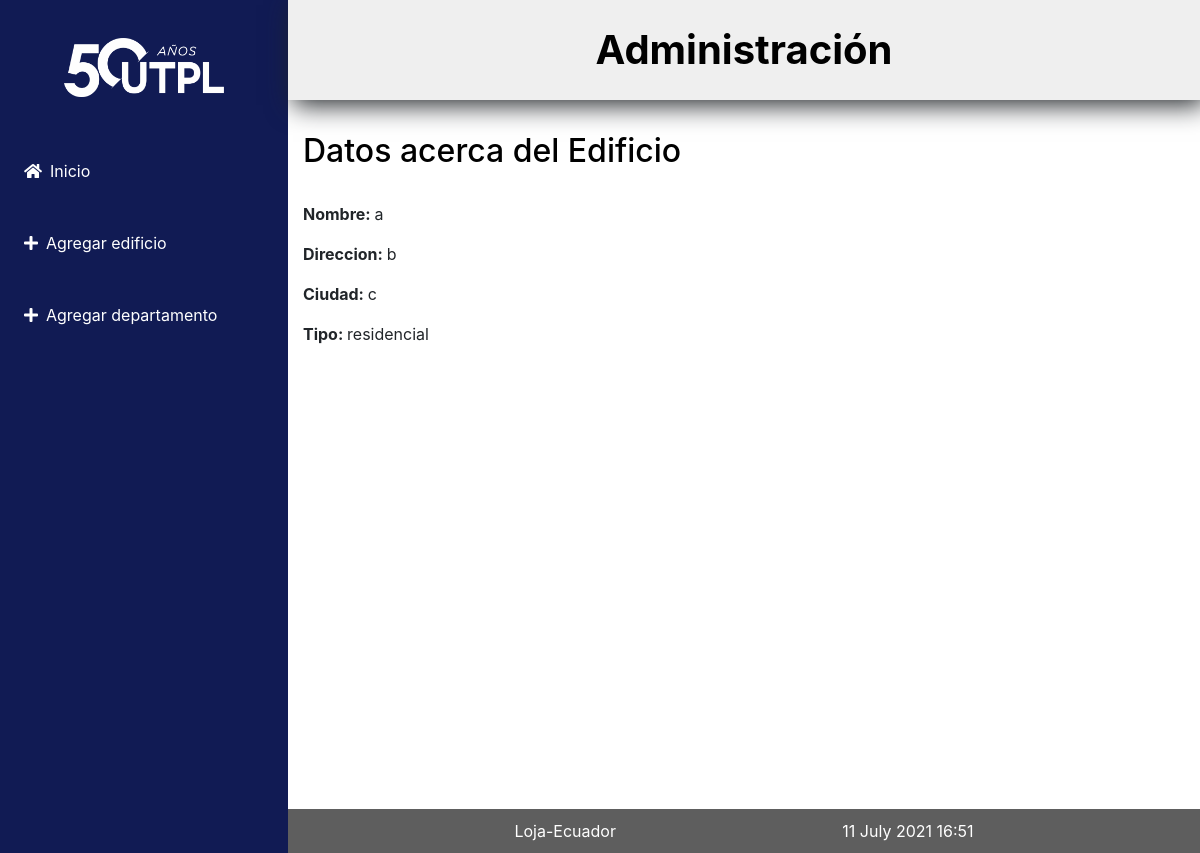
The app's page /edificio/2 with its own data.
### administrativo/models.py (models this page shows, shortened)
class Edificio(models.Model):
    opciones_edifico = (
        ('residencial', 'Residencial'),
        ('rural', 'Rural')
    )
    nombre = models.CharField(max_length=30)
    direccion = models.CharField(max_length=30)
    ciudad = models.CharField(max_length=30)
    tipo = models.CharField("Tipo Edificio",max_length=30, \
            choices=opciones_edifico)

### administrativo/views.py (the view)
# urls.py: path('edificio/<int:id>', views.obtener_edificio,
def obtener_edificio(request, id):
    edificio = Edificio.objects.get(pk=id)
    informacion_template = {'edificio': edificio}
    return render(request, 'obtener_edificio.html', informacion_template)

### administrativo/templates/obtener_edificio.html
{% extends "master.html" %}
{% block content %}
<h2>Datos acerca del Edificio</h2>
<br>
<p><b>Nombre: </b>{{edificio.nombre}}</p>
<p><b>Direccion: </b>{{edificio.direccion}}</p>
<p><b>Ciudad: </b>{{edificio.ciudad}}</p>
<p><b>Tipo: </b>{{edificio.tipo}}</p>
<br/>
{% endblock %}

### administrativo/static/css/estilos.css (style rules this page uses)
body { font-family: 'Open Sans', sans-serif; background: #FEFEFD; }
h1, h2, h3, h4, h5, h6 { font-weight: 400; margin: 10px 0; }
.titulo h1,h2 { color: #000; display: block; font-weight: bold; margin-block-start: 0.4em; margin-block-end: 0.4em; }

### records on screen
Edificio: nombre "a", direccion "b", ciudad "c", tipo "residencial"
